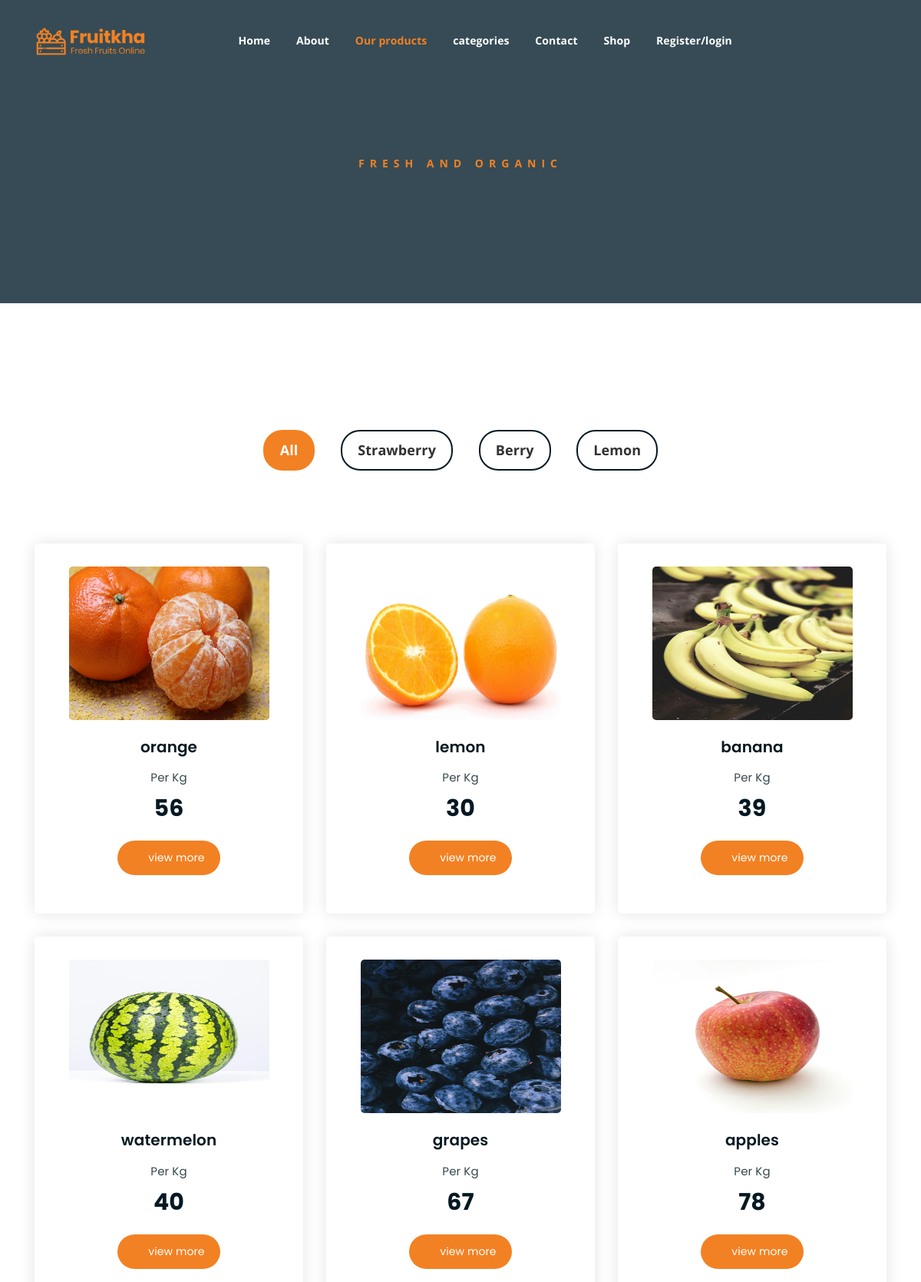
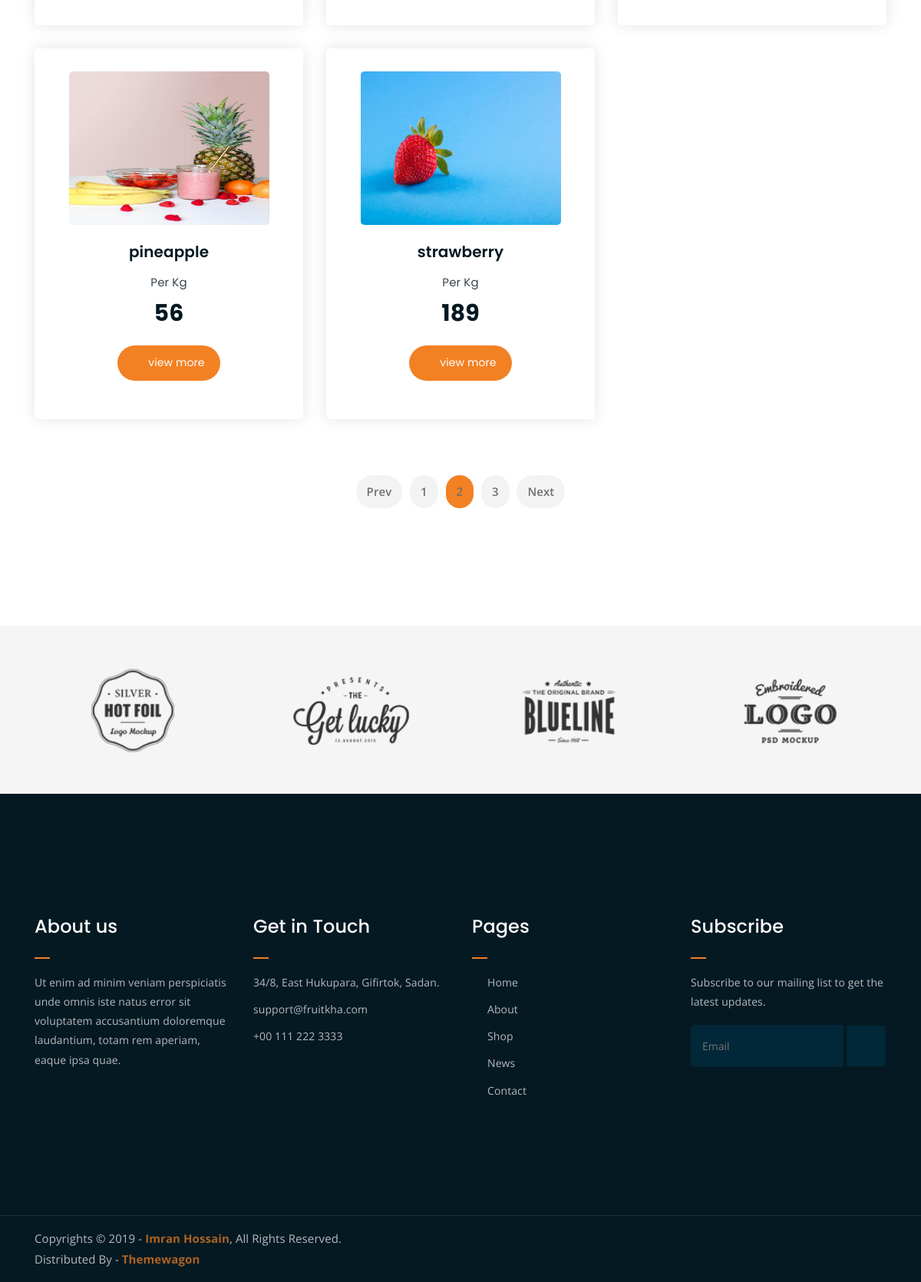
Page /filtered_products/fruits/ on the committed database (2 pictures, top to bottom).
### Backend/models.py (models this page shows)
class productdb(models.Model):
    CATEGORY=models.CharField(max_length=100,null=True,blank=True)
    PRODUCTNAME = models.CharField(max_length=100, null=True, blank=True)
    PRODUCTPRICE = models.IntegerField( null=True, blank=True)
    PRODUCTDESCRIPTION = models.CharField(max_length=100, null=True, blank=True)
    PRODUCTIMAGE = models.ImageField(upload_to="productimages", null=True, blank=True)

### Webapp/views.py (the view)
# urls.py: path('filtered_products/<cat_name>/', views.filtered_products, name="filtered_products"),
def filtered_products(request,cat_name):
    cat = categorydb.objects.all()
    data=productdb.objects.filter(CATEGORY=cat_name)
    return render(request,"products_filtered.html",{'data':data,'category':cat})

### Webapp/templates/products_filtered.html (shortened to what this page needs)
<!DOCTYPE html>
{% load static %}
<html lang="en">
<head>
	<link rel="stylesheet" href="{% static 'assets/css/all.min.css' %}">
	<link rel="stylesheet" href="{% static 'assets/bootstrap/css/bootstrap.min.css' %}">
	<link rel="stylesheet" href="{% static 'assets/css/owl.carousel.css' %}">
	<link rel="stylesheet" href="{% static 'assets/css/magnific-popup.css' %}">
	<link rel="stylesheet" href="{% static 'assets/css/animate.css' %}">
	<link rel="stylesheet" href="{% static 'assets/css/meanmenu.min.css' %}">
	<link rel="stylesheet" href="{% static 'assets/css/main.css' %}">
	<link rel="stylesheet" href="{% static 'assets/css/responsive.css' %}">
</head>
<body>
	<div class="top-header-area" id="sticker">
		<div class="container">
			<div class="row">
				<div class="col-lg-12 col-sm-12 text-center">
					<div class="main-menu-wrap">
						<div class="site-logo">
							<a href="index.html">
								<img src="assets/img/logo.png" alt="">
							</a>
						</div>
						<nav class="main-menu">
							<ul>
								<li ><a href="{% url 'home' %}">Home</a>
								</li>
								<li><a href="{% url 'About' %}">About</a></li>
								<li class="current-list-item"><a href="{% url 'products' %}">Our products</a></li>
								<li><a href="#">categories</a>
								</li>
								<li><a href="{% url 'Contact' %}">Contact</a></li>
								<li><a href="#">Shop</a>
								</li>
								{% if request.session.REGISTERNAME %}
								<li><a href="{% url 'user_logout' %}">Welcome {{request.session.REGISTERNAME}}/logout</a></li>
								{% else %}
								<li><a href="{% url 'registration_page' %}">Register/login</a></li>
								{% endif %}
								<li>
									<div class="header-icons">
										<a class="shopping-cart"  href="{% url 'cart_page' %}"><i class="fas fa-shopping-cart"></i></a>
										<a class="mobile-hide search-bar-icon" href="#"><i class="fas fa-search"></i></a>
									</div>
								</li>
							</ul>
						</nav>
					</div>
				</div>
			</div>
		</div>
	</div>
	<div class="breadcrumb-section breadcrumb-bg">
		<div class="container">
			<div class="row">
				<div class="col-lg-8 offset-lg-2 text-center">
					<div class="breadcrumb-text">
						<p>Fresh and Organic</p>
					</div>
				</div>
			</div>
		</div>
	</div>
	<div class="product-section mt-150 mb-150">
		<div class="container">
			<div class="row">
                <div class="col-md-12">
                    <div class="product-filters">
                        <ul>
                            <li class="active" data-filter="*">All</li>
                            <li data-filter=".strawberry">Strawberry</li>
                            <li data-filter=".berry">Berry</li>
                            <li data-filter=".lemon">Lemon</li>
                        </ul>
                    </div>
                </div>
            </div>
			<div class="row product-lists">
				{% for d in data %}
				<div class="col-lg-4 col-md-6 text-center strawberry">
					<div class="single-product-item">
						<div class="product-image">
							<a href="single-product.html"><img src="{{d.PRODUCTIMAGE.url}}" alt="" height="200px"></a>
						</div>
						<h3>{{d.PRODUCTNAME}}</h3>
						<p class="product-price"><span>Per Kg</span> {{d.PRODUCTPRICE}} </p>
						<a href="{% url 'single_product' pro_id=d.id %}" class="cart-btn"><i class="fas fa-shopping-cart"></i> view more</a>
					</div>
				</div>
					{% endfor %}
			</div>
			<div class="row">
				<div class="col-lg-12 text-center">
					<div class="pagination-wrap">
						<ul>
							<li><a href="#">Prev</a></li>
							<li><a href="#">1</a></li>
							<li><a class="active" href="#">2</a></li>
							<li><a href="#">3</a></li>
							<li><a href="#">Next</a></li>
						</ul>
					</div>
				</div>
			</div>
		</div>
	</div>
	<div class="logo-carousel-section">
		<div class="container">
			<div class="row">
				<div class="col-lg-12">
					<div class="logo-carousel-inner">
						<div class="single-logo-item">
							<img src="assets/img/company-logos/1.png" alt="">
						</div>
						<div class="single-logo-item">
							<img src="assets/img/company-logos/2.png" alt="">
						</div>
						<div class="single-logo-item">
							<img src="assets/img/company-logos/3.png" alt="">
						</div>
						<div class="single-logo-item">
							<img src="assets/img/company-logos/4.png" alt="">
						</div>
					</div>
				</div>
			</div>
		</div>
	</div>
	<div class="footer-area">
		<div class="container">
			<div class="row">
				<div class="col-lg-3 col-md-6">
					<div class="footer-box about-widget">
						<h2 class="widget-title">About us</h2>
						<p>Ut enim ad minim veniam perspiciatis unde omnis iste natus error sit voluptatem accusantium doloremque laudantium, totam rem aperiam, eaque ipsa quae.</p>
					</div>
				</div>
				<div class="col-lg-3 col-md-6">
					<div class="footer-box get-in-touch">
						<h2 class="widget-title">Get in Touch</h2>
						<ul>
							<li>34/8, East Hukupara, Gifirtok, Sadan.</li>
							<li>support@fruitkha.com</li>
							<li>+00 111 222 3333</li>
						</ul>
					</div>
				</div>
				<div class="col-lg-3 col-md-6">
					<div class="footer-box pages">
						<h2 class="widget-title">Pages</h2>
						<ul>
							<li><a href="index.html">Home</a></li>
							<li><a href="about.html">About</a></li>
							<li><a href="services.html">Shop</a></li>
							<li><a href="news.html">News</a></li>
							<li><a href="contact.html">Contact</a></li>
						</ul>
					</div>
				</div>
				<div class="col-lg-3 col-md-6">
					<div class="footer-box subscribe">
						<h2 class="widget-title">Subscribe</h2>
						<p>Subscribe to our mailing list to get the latest updates.</p>
						<form action="index.html">
							<input type="email" placeholder="Email">
							<button type="submit"><i class="fas fa-paper-plane"></i></button>
						</form>
					</div>
				</div>
			</div>
		</div>
	</div>
	<div class="copyright">
		<div class="container">
			<div class="row">
				<div class="col-lg-6 col-md-12">
					<p>Copyrights &copy; 2019 - <a href="https://imransdesign.com/">Imran Hossain</a>,  All Rights Reserved.<br>
						Distributed By - <a href="https://themewagon.com/">Themewagon</a>
					</p>
				</div>
				<div class="col-lg-6 text-right col-md-12">
					<div class="social-icons">
						<ul>
							<li><a href="#" target="_blank"><i class="fab fa-facebook-f"></i></a></li>
							<li><a href="#" target="_blank"><i class="fab fa-twitter"></i></a></li>
							<li><a href="#" target="_blank"><i class="fab fa-instagram"></i></a></li>
							<li><a href="#" target="_blank"><i class="fab fa-linkedin"></i></a></li>
							<li><a href="#" target="_blank"><i class="fab fa-dribbble"></i></a></li>
						</ul>
					</div>
				</div>
			</div>
		</div>
	</div>
</body>
</html>

### rows in the picture
productdb: PRODUCTIMAGE (picture), PRODUCTNAME "orange", PRODUCTPRICE "56"
productdb: PRODUCTIMAGE (picture), PRODUCTNAME "lemon", PRODUCTPRICE "30"
productdb: PRODUCTIMAGE (picture), PRODUCTNAME "banana", PRODUCTPRICE "39"
productdb: PRODUCTIMAGE (picture), PRODUCTNAME "watermelon", PRODUCTPRICE "40"
productdb: PRODUCTIMAGE (picture), PRODUCTNAME "grapes", PRODUCTPRICE "67"
productdb: PRODUCTIMAGE (picture), PRODUCTNAME "apples", PRODUCTPRICE "78"
productdb: PRODUCTIMAGE (picture), PRODUCTNAME "pineapple", PRODUCTPRICE "56"
productdb: PRODUCTIMAGE (picture), PRODUCTNAME "strawberry", PRODUCTPRICE "189"
